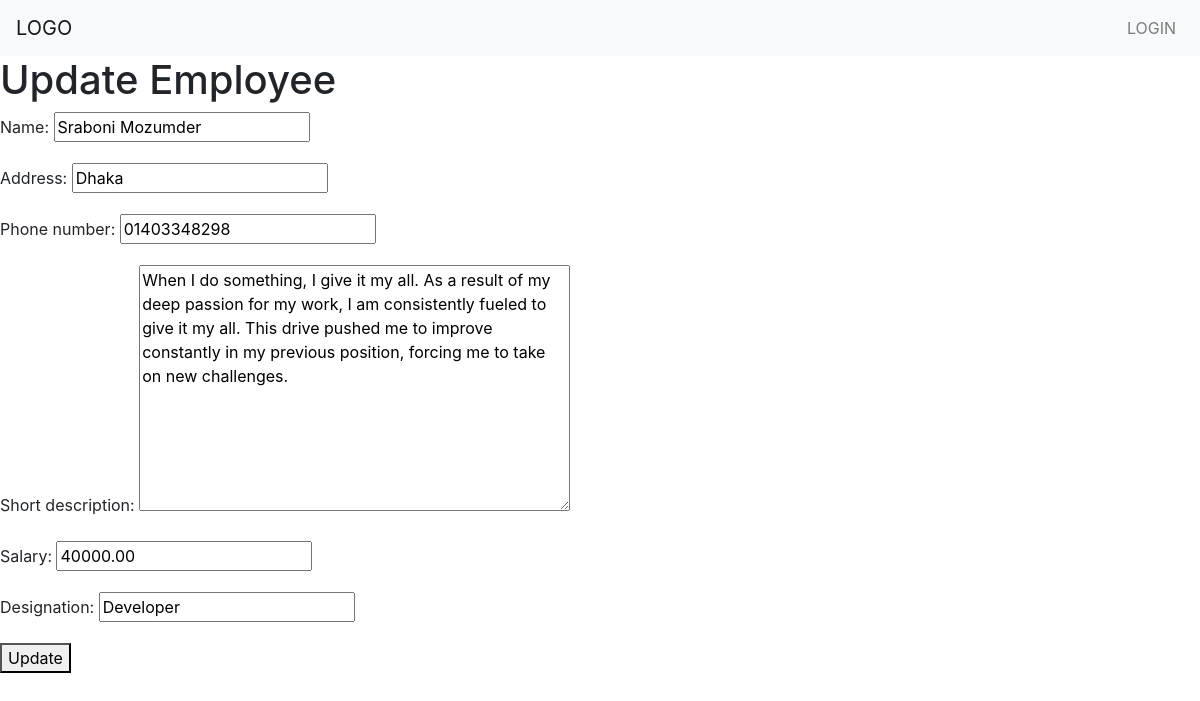
The page /update/14/ on the database its author committed.
### Employee_Management_APP/models.py (models this page shows, shortened)
class Employee(models.Model):
    DESIGNATION_CHOICES = [
        ('Manager', 'Manager'),
        ('Developer', 'Developer'),
        ('Designer', 'Designer'),
        ('Tester', 'Tester'),
    ]
    name = models.CharField(max_length=100)
    address = models.CharField(max_length=255)
    phone_number = models.CharField(max_length=14)
    salary = models.DecimalField(max_digits=10, decimal_places=2, editable=False)  # Non-editable after saving
    designation = models.CharField(max_length=50, choices=DESIGNATION_CHOICES, editable=False)  # Non-editable after saving
    short_description = models.TextField()

### Employee_Management_APP/views.py (the view)
# urls.py: path('update/<int:pk>/', views.update_employee, name='update_employee'),
def update_employee(request, pk):
    employee = Employee.objects.get(pk=pk)
    if request.method == 'POST':
        form = EmployeeForm(request.POST, instance=employee)
        if form.is_valid():
            form.save()
            return redirect('home')
    else:
        form = EmployeeForm(instance=employee)
    return render(request, 'update_employee.html', {'form': form, 'employee': employee})

### Employee_Management_APP/forms.py (shortened to what this page needs)
class EmployeeForm(forms.ModelForm):
    class Meta:
        model = Employee
        fields = ['name', 'address', 'phone_number', 'short_description']  # Exclude salary and designation
    def __init__(self, *args, **kwargs):
        super().__init__(*args, **kwargs)
        if not self.instance.pk:  # If this is a new instance, allow salary and designation in form
            self.fields['salary'] = forms.DecimalField(max_digits=10, decimal_places=2)
            self.fields['designation'] = forms.ChoiceField(choices=Employee.DESIGNATION_CHOICES)
        else:  # Make the fields read-only for existing instances
            self.fields['salary'] = forms.DecimalField(max_digits=10, decimal_places=2, initial=self.instance.salary, widget=forms.TextInput(attrs={'readonly': 'readonly'}))
            self.fields['designation'] = forms.ChoiceField(choices=Employee.DESIGNATION_CHOICES, initial=self.instance.designation, widget=forms.TextInput(attrs={'readonly': 'readonly'}))

### Employee_Management_APP/templates/update_employee.html (shortened to what this page needs)
{% extends "base.html" %}
{% block content %}
<h1>Update Employee</h1>
<form method="POST">
    {{ form.as_p }}
    <button type="submit">Update</button>
</form>
{% endblock %}

### rows shown on the page
Employee: name "Sraboni Mozumder", address "Dhaka", phone_number "01403348298", short_description "When I do something, I give it my all. As a result of my deep passion for my work, I am consistently fueled to give it my all. This drive pushed me to improve constantly in my previous position, forcing me to take on new challenges.", salary "40000.00", designation "Developer"
